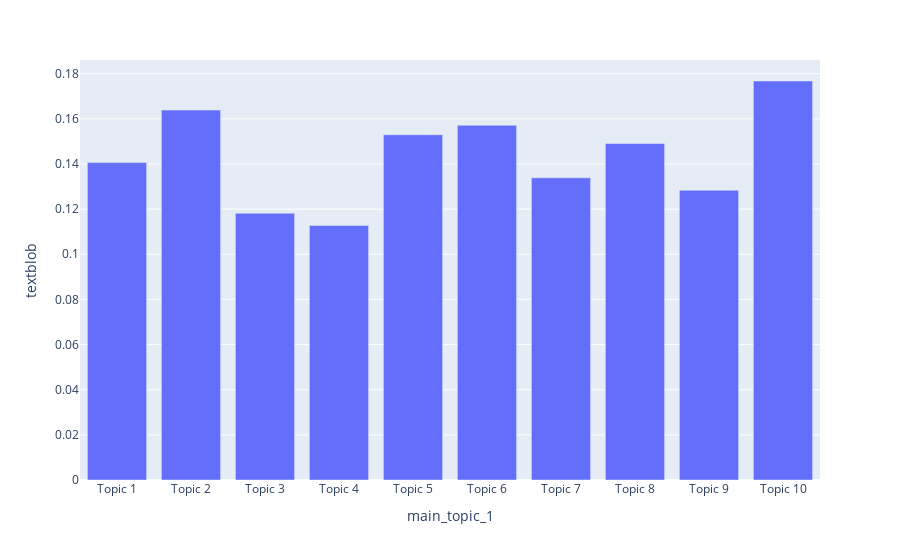

This figure's notebook cell:
### Code cell
fig = px.bar(sa_topic, y= 'textblob')
fig.show()

### Figure 1 — Plotly figure (JSON) as saved in the notebook; plotly's stock layout.template omitted (floating-point values rounded to 4 significant figures)
{"data": [{"alignmentgroup": "True", "hovertemplate": "main_topic_1=%{x}<br>textblob=%{y}<extra></extra>", "legendgroup": "", "marker": {"color": "#636efa", "pattern": {"shape": ""}}, "name": "", "offsetgroup": "", "orientation": "v", "showlegend": false, "textposition": "auto", "type": "bar", "x": ["Topic 1", "Topic 2", "Topic 3", "Topic 4", "Topic 5", "Topic 6", "Topic 7", "Topic 8", "Topic 9", "Topic 10"], "xaxis": "x", "y": [0.1406, 0.1639, 0.1182, 0.1128, 0.1529, 0.1571, 0.1339, 0.1491, 0.1284, 0.1768], "yaxis": "y"}], "layout": {"autosize": true, "barmode": "relative", "legend": {"tracegroupgap": 0}, "margin": {"t": 60}, "xaxis": {"anchor": "y", "autorange": true, "domain": [0, 1], "range": [-0.5, 9.5], "title": {"text": "main_topic_1"}, "type": "category"}, "yaxis": {"anchor": "x", "autorange": true, "domain": [0, 1], "range": [0, 0.1861], "title": {"text": "textblob"}, "type": "linear"}}}
